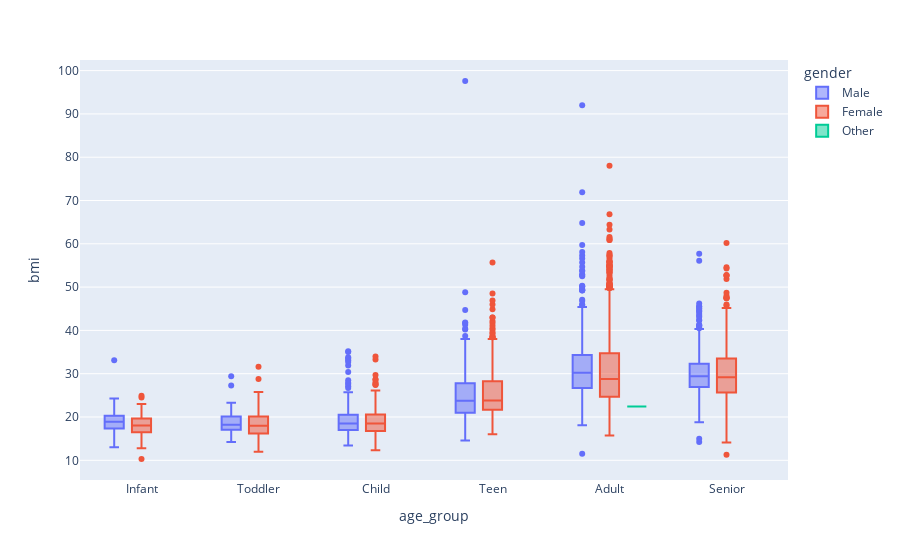

Here is the notebook cell this chart was saved with:
### Code cell
# visualizing median values for each age category with boxplots
fig = px.box(df, x="age_group", y="bmi",color="gender", 
             category_orders={'age_group': ['Infant', 'Toddler', 'Child', 'Teen', 'Adult', 'Senior']})
fig.show()

### Figure 1 — Plotly figure (JSON) as saved in the notebook; plotly's stock layout.template omitted (floating-point values rounded to 4 significant figures; data arrays with more than 128 entries replaced by an {"elided": "..."} marker saying what was removed)
{"data": [{"alignmentgroup": "True", "hovertemplate": "gender=Male<br>age_group=%{x}<br>bmi=%{y}<extra></extra>", "legendgroup": "Male", "marker": {"color": "#636efa"}, "name": "Male", "notched": false, "offsetgroup": "Male", "orientation": "v", "showlegend": true, "type": "box", "x": {"elided": "2115 str values"}, "x0": " ", "xaxis": "x", "y": {"elided": "2115 float values"}, "y0": " ", "yaxis": "y"}, {"alignmentgroup": "True", "hovertemplate": "gender=Female<br>age_group=%{x}<br>bmi=%{y}<extra></extra>", "legendgroup": "Female", "marker": {"color": "#EF553B"}, "name": "Female", "notched": false, "offsetgroup": "Female", "orientation": "v", "showlegend": true, "type": "box", "x": {"elided": "2994 str values"}, "x0": " ", "xaxis": "x", "y": {"elided": "2994 float values"}, "y0": " ", "yaxis": "y"}, {"alignmentgroup": "True", "hovertemplate": "gender=Other<br>age_group=%{x}<br>bmi=%{y}<extra></extra>", "legendgroup": "Other", "marker": {"color": "#00cc96"}, "name": "Other", "notched": false, "offsetgroup": "Other", "orientation": "v", "showlegend": true, "type": "box", "x": ["Adult"], "x0": " ", "xaxis": "x", "y": [22.4], "y0": " ", "yaxis": "y"}], "layout": {"boxmode": "group", "legend": {"title": {"text": "gender"}, "tracegroupgap": 0}, "margin": {"t": 60}, "xaxis": {"anchor": "y", "categoryarray": ["Infant", "Toddler", "Child", "Teen", "Adult", "Senior"], "categoryorder": "array", "domain": [0, 1], "title": {"text": "age_group"}}, "yaxis": {"anchor": "x", "domain": [0, 1], "title": {"text": "bmi"}}}}
